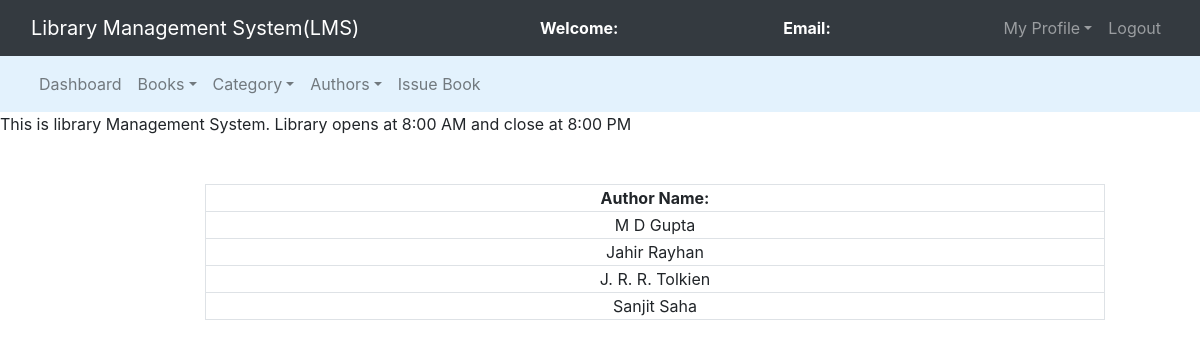
The app's page /admin/regauth.php with its own data.
### tables this page shows
CREATE TABLE `authors` (
  `author_id` int(11) NOT NULL,
  `author_name` varchar(255) NOT NULL
);

### admin/regauth.php (the view, shortened to what this page needs)
<?php
	$connection = mysqli_connect("localhost","root","");
	$query = "select * from authors";
?>
<!DOCTYPE html>
<html>
<head>
	<link rel="stylesheet" type="text/css" href="../bootstrap-4.4.1/css/bootstrap.min.css">
</head>
<body>
	<nav class="navbar navbar-expand-lg navbar-dark bg-dark">
		<div class="container-fluid">
			<div class="navbar-header">
				<a class="navbar-brand" href="user_dashboard.php">Library Management System(LMS)</a>
			</div>
			<font style="color: white"><span><strong>Welcome: <?php echo $_SESSION['name']; ?></strong></span></font>
			<font style="color: white"><span><strong>Email: <?php echo $_SESSION['email']; ?></strong></span></font>
			<ul class="nav navbar-nav navbar-right">
				<li class="nav-item dropdown">
					<a class="nav-link dropdown-toggle" data-toggle="dropdown">My Profile</a>
				</li>
				<li class="nav-item"><a class="nav-link" href="logout.php">Logout</a></li>
			</ul>
		</div>
	</nav>
	<nav class="navbar navbar-expand-lg navbar-light" style="background-color: #e3f2fd">
		<div class="container-fluid">
			<ul class="nav navbar-nav navbar-center">
				<li class="nav-item">
					<a href="admin_dashboard.php" class="nav-link">Dashboard</a>
				</li>
				<li class="nav-item dropdown">
					<a href="" class="nav-link dropdown-toggle" data-toggle="dropdown">Books</a>
				</li>
				<li class="nav-item dropdown">
					<a href="" class="nav-link dropdown-toggle" data-toggle="dropdown">Category</a>
				</li>
				<li class="nav-item dropdown">
					<a href="" class="nav-link dropdown-toggle" data-toggle="dropdown">Authors</a>
				</li>
				<li class="nav-item">
					<a href="" class="nav-link">Issue Book</a>
				</li>
			</ul>
		</div>
	</nav>
	<span><marquee>This is library Management System. Library opens at 8:00 AM and close at 8:00 PM</marquee></span><br><br>
	<div class="row">
		<div class="col-md-2"></div>
		<div class="col-md-8">
			<form>
				<table class="table-bordered" width="900px" style="text-align: center;">
					<tr>
						<th>Author Name:</th>
					</tr>
					<?php
						$query_run = mysqli_query($connection,$query);
						while($row = mysqli_fetch_assoc($query_run)){
							$author_name = $row['author_name'];
							?>
							<tr>
								<td><?php echo $author_name; ?></td>
							</tr>
							<?php
						}
					?>
				</table>
			</form>
		</div>
		<div class="col-md-2"></div>
	</div>
</body>
</html>

### records on screen
authors: author_name "M D Gupta"
authors: author_name "Jahir Rayhan"
authors: author_name "J. R. R. Tolkien"
authors: author_name "Sanjit Saha"
